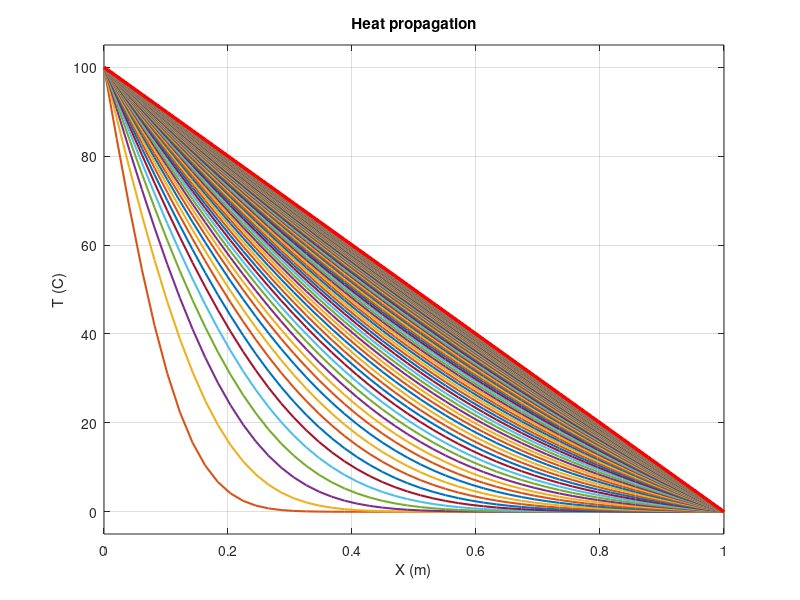

Reproduce this figure in MATLAB.
clc; clear; close all;

L = 1.0; T_final = 5.0; alpha = 0.01;
Nx = 50; dx = L/(Nx-1); x = linspace(0, L, Nx);
dt = 0.4 * (dx^2 / alpha); Nt = round(T_final / dt);

T = zeros(1, Nx); T(1) = 100; T(end) = 0;

figure('Color', 'w'); hold on; grid on; box on;
xlim([0 L]); ylim([-5 105]);

colors = lines(10); k = 1;
steady_state = false;
n = 0;
T_prev = T;

while ~steady_state
    n = n + 1;
    T_inner = T(2:end-1) + (alpha*dt/dx^2) * ...
              (T(3:end)-2*T(2:end-1)+T(1:end-2));
    T = [100, T_inner, 0];

    if mod(n, max(1,floor(Nt/10))) == 0
        plot(x, T, 'Color', colors(mod(k,10)+1,:), ...
             'LineWidth', 1.5, 'DisplayName', ...
             ['t=' num2str(n*dt,'%.2f')]);
        k = k+1;
    end

    if max(abs(T - T_prev)) < 1e-6
        steady_state = true;
    end
    T_prev = T;
end

plot(x, T, 'r-', 'LineWidth', 2.5, 'DisplayName', ...
     ['t=' num2str(n*dt,'%.2f') ' (steady state)']);
xlabel('X (m)'); ylabel('T (C)');
title('Heat propagation');
hold off;
